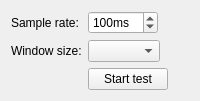
     <widget class="QWidget" name="tabVibration">
      <attribute name="title">
       <string>Vibration</string>
      </attribute>
      <layout class="QFormLayout" name="formLayout_8">
       <property name="fieldGrowthPolicy">
        <enum>QFormLayout::FieldsStayAtSizeHint</enum>
       </property>
       <item row="0" column="0">
        <widget class="QLabel" name="label_10">
         <property name="text">
          <string>Sample rate:</string>
         </property>
        </widget>
       </item>
       <item row="0" column="1">
        <widget class="QSpinBox" name="sb_sampleRate">
         <property name="suffix">
          <string>ms</string>
         </property>
         <property name="minimum">
          <number>1</number>
         </property>
         <property name="maximum">
          <number>1000</number>
         </property>
         <property name="singleStep">
          <number>50</number>
         </property>
         <property name="value">
          <number>100</number>
         </property>
        </widget>
       </item>
       <item row="1" column="0">
        <widget class="QLabel" name="label_15">
         <property name="text">
          <string>Window size:</string>
         </property>
        </widget>
       </item>
       <item row="1" column="1">
        <widget class="QComboBox" name="cb_windowSize"/>
       </item>
       <item row="2" column="1">
        <widget class="QPushButton" name="pb_startVibrationTest">
         <property name="text">
          <string>Start test</string>
         </property>
        </widget>
       </item>
      </layout>
     </widget>
